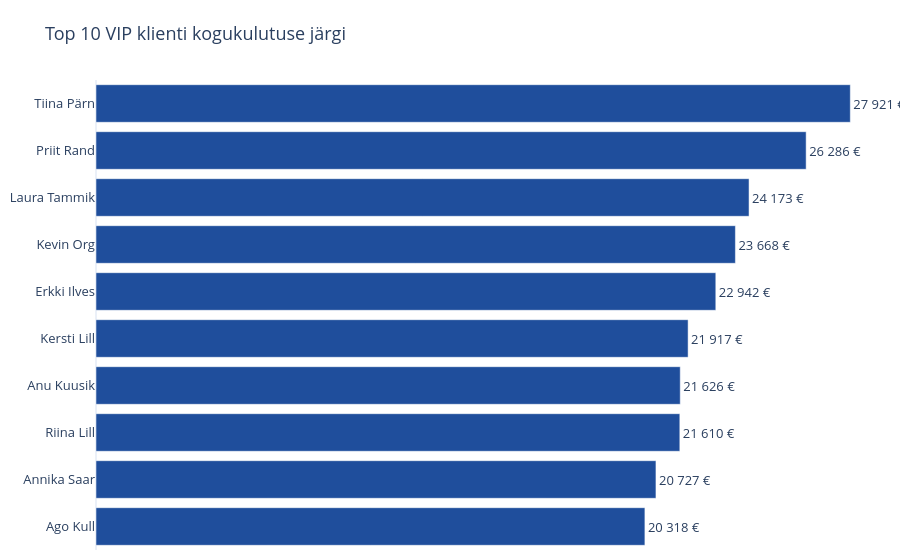

The cell this chart's notebook holds for it:
### Code cell
# Diagramm 3 – Top 10 VIP klienti kogukulutuse järgi
# Kliendi nimed puhastatud df-st (customer_id on mõlemas float)
names = df[['customer_id', 'customer_name']].drop_duplicates('customer_id')

top_vip = (
    rfm[rfm['Segment'] == 'VIP Champions']
    .nlargest(10, 'monetary_value')
    .merge(names, on='customer_id', how='left')
)
top_vip['Klient'] = top_vip['customer_name'].fillna(
    'Klient ' + top_vip['customer_id'].astype(int).astype(str)
)

fig3 = px.bar(
    top_vip.sort_values('monetary_value'),   # suurim üleval
    x='monetary_value', y='Klient', orientation='h',
    text=top_vip.sort_values('monetary_value')['monetary_value'].map(lambda v: f'{v:,.0f} €'.replace(',', ' ')),
    title='Top 10 VIP klienti kogukulutuse järgi',
    labels={'monetary_value': 'Kogukulutus (EUR)', 'Klient': 'Klient'},
    hover_data={'frequency': True, 'recency_days': True},
)
fig3.update_traces(marker_color=SEGMENT_COLORS['VIP Champions'], textposition='outside', cliponaxis=False)
fig3.update_xaxes(showticklabels=False, title=None)
fig3.update_yaxes(title=None)
clean_layout(fig3).show()

### Figure 1 — Plotly figure (JSON) as saved in the notebook; plotly's stock layout.template omitted (floating-point values rounded to 4 significant figures)
{"data": [{"cliponaxis": false, "customdata": [[62, 28], [66, 10], [65, -289], [77, 4], [69, 0], [72, 8], [77, -307], [71, -466], [76, 19], [72, 7]], "hovertemplate": "Kogukulutus (EUR)=%{x}<br>Klient=%{y}<br>text=%{text}<br>frequency=%{customdata[0]}<br>recency_days=%{customdata[1]}<extra></extra>", "legendgroup": "", "marker": {"color": "#1f4e9c", "pattern": {"shape": ""}}, "name": "", "orientation": "h", "showlegend": false, "text": ["20 318 €", "20 727 €", "21 610 €", "21 626 €", "21 917 €", "22 942 €", "23 668 €", "24 173 €", "26 286 €", "27 921 €"], "textposition": "outside", "type": "bar", "x": [20320.0, 20730.0, 21610.0, 21630.0, 21920.0, 22940.0, 23670.0, 24170.0, 26290.0, 27920.0], "xaxis": "x", "y": ["Ago Kull", "Annika Saar", "Riina Lill", "Anu Kuusik", "Kersti Lill", "Erkki Ilves", "Kevin Org", "Laura Tammik", "Priit Rand", "Tiina Pärn"], "yaxis": "y"}], "layout": {"barmode": "relative", "font": {"size": 13}, "legend": {"tracegroupgap": 0}, "margin": {"b": 10, "l": 10, "r": 10, "t": 80}, "title": {"font": {"size": 18}, "text": "Top 10 VIP klienti kogukulutuse järgi"}, "xaxis": {"anchor": "y", "domain": [0, 1], "showgrid": false, "showticklabels": false, "title": {}}, "yaxis": {"anchor": "x", "domain": [0, 1], "title": {}}}}
